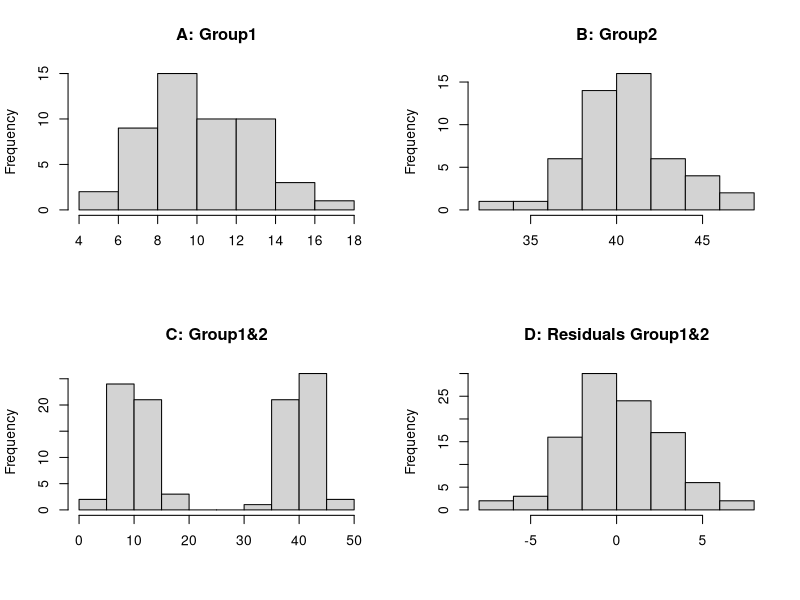
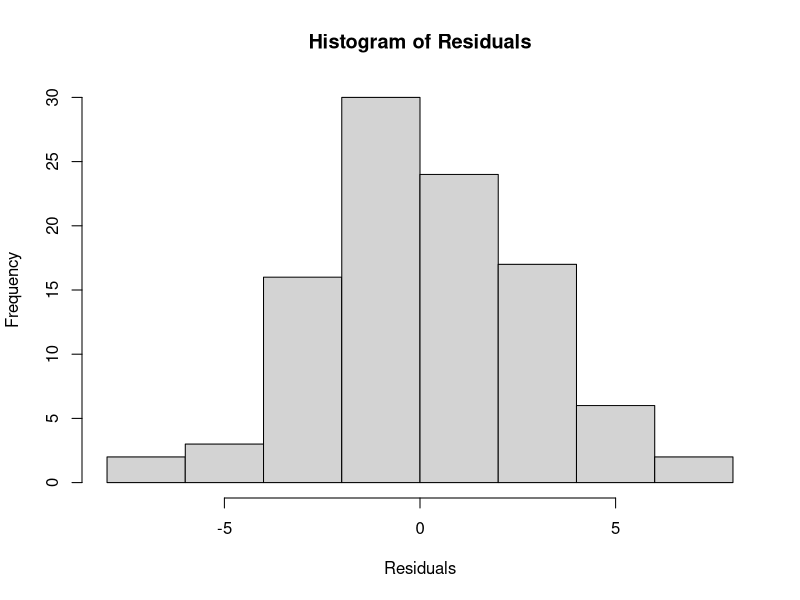
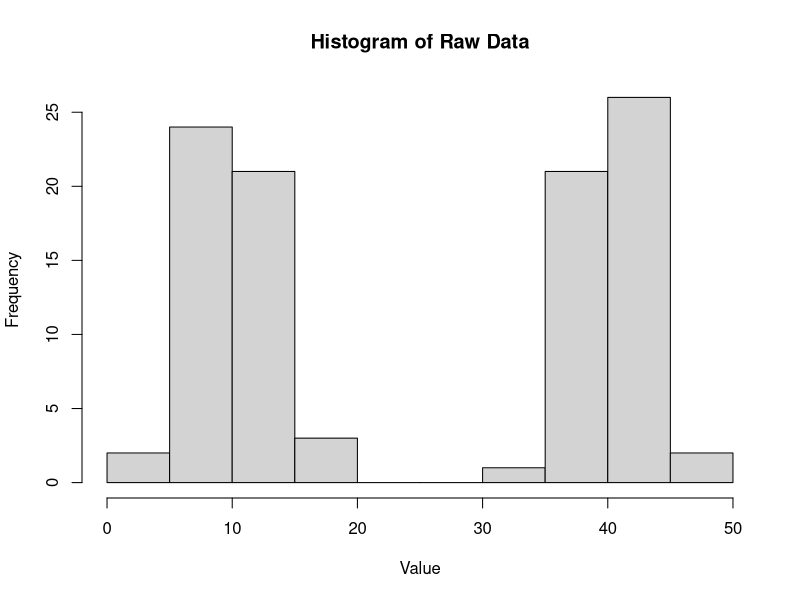
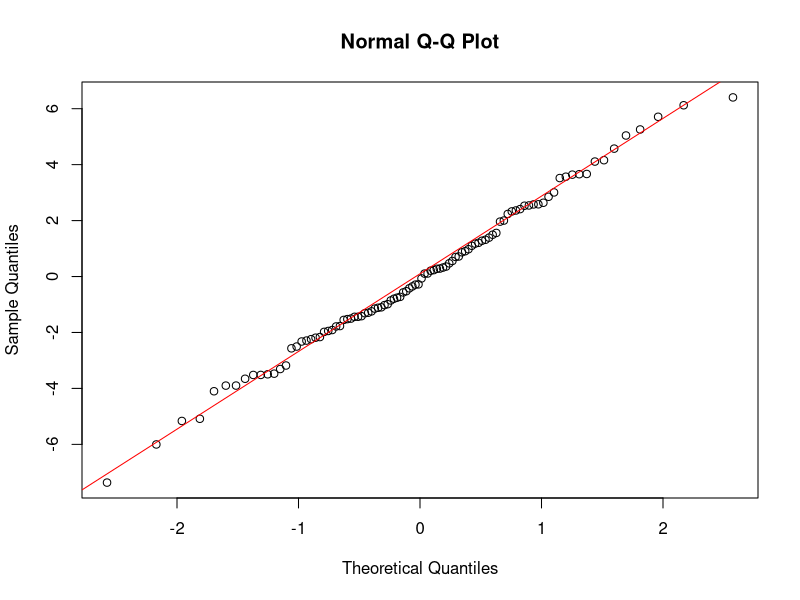
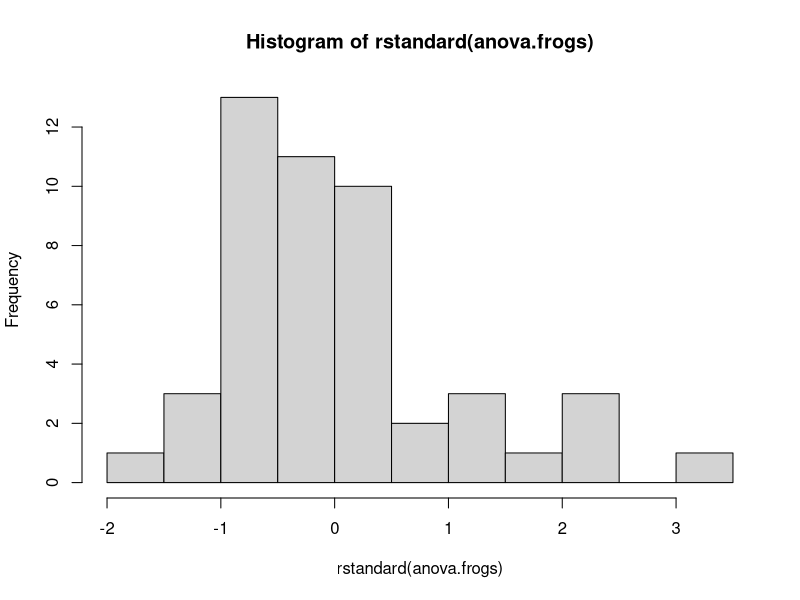
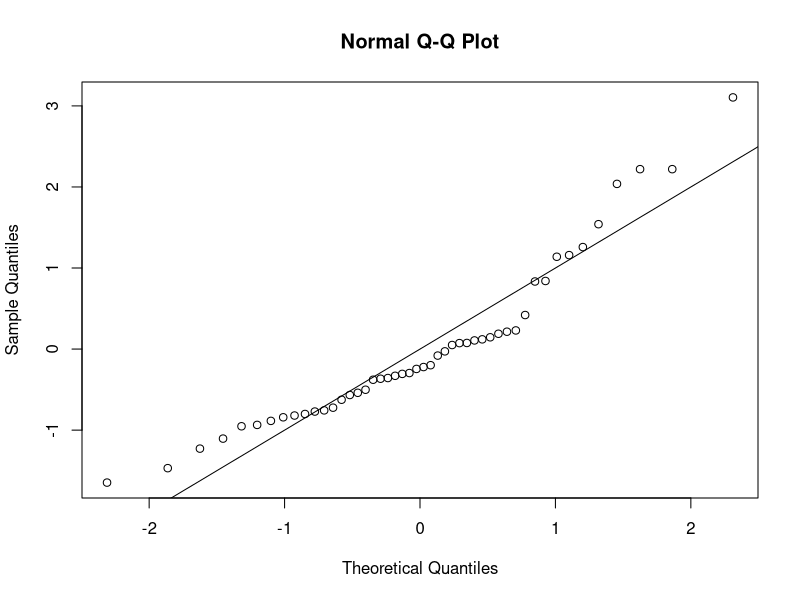
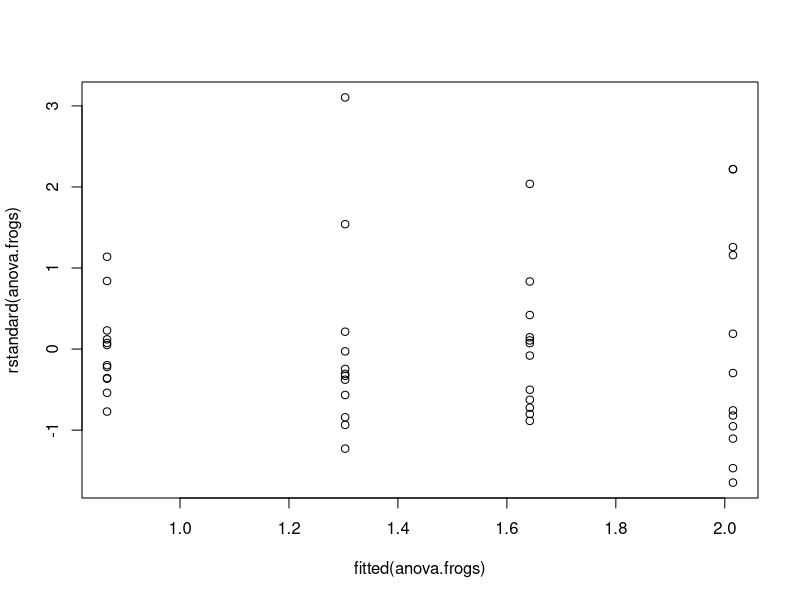
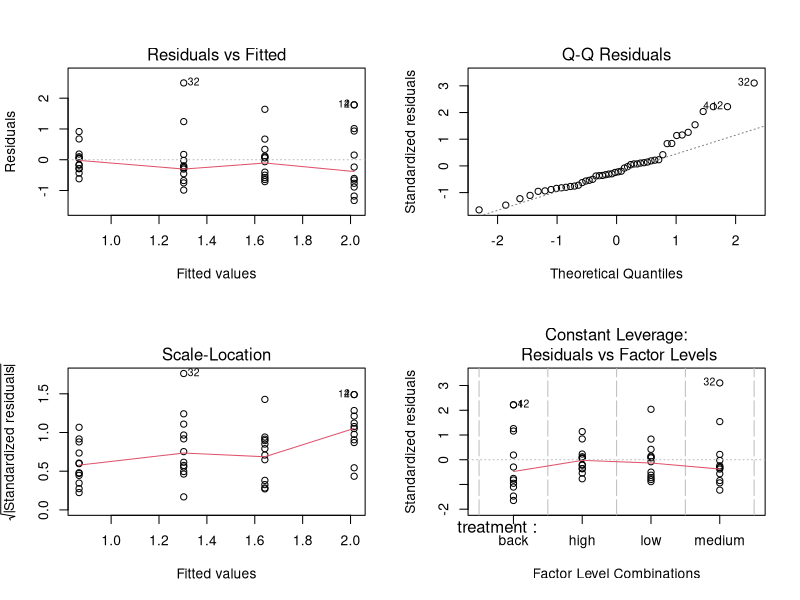

Source code (R) for these figures, in order:
## ---- chunk 1
knitr::opts_chunk$set(echo = TRUE)
## ---- chunk 2
set.seed(123)
group1 <- rnorm(n = 50, mean = 10, sd = 3)
group2 <- rnorm(n = 50, mean = 40, sd = 3)

par(mfrow = c(2, 2))
hist(group1, main = "A: Group1", xlab = "")
hist(group2, main = "B: Group2", xlab = "")
hist(c(group1, group2), main = "C: Group1&2", xlab = "")
hist(c(group1 - mean(group1), group2 - mean(group2)), main = "D: Residuals Group1&2", xlab = "")
par(mfrow = c(1, 1))
## ---- chunk 3
# Create a data frame
data <- data.frame(
  value = c(group1, group2),
  group = as.factor(rep(c("Group1", "Group2"), each = 50))
)
# Fit a one-way ANOVA model
anova_model <- aov(value ~ group, data = data)
# Extract residuals
residuals_anova <- residuals(anova_model)
# Plot histogram of residuals
hist(residuals_anova, main = "Histogram of Residuals", xlab = "Residuals")
## ---- chunk 4
# Plot histogram of raw data
hist(data$value, main = "Histogram of Raw Data", xlab = "Value")
## ---- chunk 5
# Q-Q plot of residuals
qqnorm(residuals_anova)
qqline(residuals_anova, col = "red")
## ---- chunk 6
frogs <- read.csv("data/frog_zinc_diversity.csv", header = TRUE)
str(frogs)
## ---- chunk 7
anova.frogs <- aov(shannon_diversity ~ treatment, data = frogs)
## ---- chunk 8
hist(rstandard(anova.frogs))
## ---- chunk 9
qqnorm(rstandard(anova.frogs))
abline(0, 1)
## ---- chunk 10
shapiro.test(rstandard(anova.frogs))
## ---- chunk 11
plot(fitted(anova.frogs), rstandard(anova.frogs))
## ---- chunk 12
bartlett.test(rstandard(anova.frogs) ~ frogs$treatment)
## ---- chunk 13
par(mfrow = c(2, 2))
plot(anova.frogs)
par(mfrow = c(1, 1))
## ---- chunk 14
par(mfrow = c(1, 2))
plot(anova.frogs, which = 1) # Residuals vs fitted values
plot(anova.frogs, which = 2) # Normal Q-Q plot
par(mfrow = c(1, 1))
## ---- chunk 15
anova.log.frogs <- aov(log(shannon_diversity) ~ treatment, data = frogs)

par(mfrow = c(1, 2))
plot(anova.log.frogs, which = 1) # Residuals vs fitted values
plot(anova.log.frogs, which = 2) # Normal Q-Q
par(mfrow = c(1, 1))
## ---- chunk 16
shapiro.test(rstandard(anova.log.frogs))
## ---- chunk 17
bartlett.test(rstandard(anova.log.frogs) ~ frogs$treatment)
## ---- chunk 18
summary(anova.log.frogs)
## ---- chunk 19
library(emmeans)
tukey.frogs <- emmeans(anova.log.frogs, pairwise ~ treatment)
tukey.frogs
## ---- chunk 20
plot(tukey.frogs, comparisons = TRUE)
## ---- chunk 21
set.seed(123)
n_groups <- 5
n_per_group <- 10
n_simulations <- 1000
alpha <- 0.05
family_wise_errors <- 0

for (i in 1:n_simulations) {
  data <- data.frame(
    value = rnorm(n_groups * n_per_group, mean = 0, sd = 1),
    group = as.factor(rep(1:n_groups, each = n_per_group))
  )

  anova_model <- aov(value ~ group, data = data)
  tukey_result <- TukeyHSD(anova_model)

  if (any(tukey_result$group[, "p adj"] < alpha)) {
    family_wise_errors <- family_wise_errors + 1
  }
}
family_wise_error_rate <- family_wise_errors / n_simulations
family_wise_error_rate
## ---- chunk 22
family_wise_errors_no_adjust <- 0
for (i in 1:n_simulations) {
  data <- data.frame(
    value = rnorm(n_groups * n_per_group, mean = 0, sd = 1),
    group = as.factor(rep(1:n_groups, each = n_per_group))
  )

  p_values <- c()
  for (j in 1:(n_groups - 1)) {
    for (k in (j + 1):n_groups) {
      t_test_result <- t.test(value ~ group, data = subset(data, group %in% c(j, k)))
      p_values <- c(p_values, t_test_result$p.value)
    }
  }

  if (any(p_values < alpha)) {
    family_wise_errors_no_adjust <- family_wise_errors_no_adjust + 1
  }
}
family_wise_error_rate_no_adjust <- family_wise_errors_no_adjust / n_simulations
family_wise_error_rate_no_adjust
## ---- chunk 23
set.seed(123)
n_groups <- 5
n_per_group <- 10
n_simulations <- 1000
alpha <- 0.05
true_effect_size <- 1
power_tukey <- 0
power_t_test <- 0
for (i in 1:n_simulations) {
  data <- data.frame(
    value = c(rnorm(n_per_group, mean = 0, sd = 1),
              rnorm(n_per_group, mean = true_effect_size, sd = 1),
              rnorm(n_per_group, mean = 0, sd = 1),
              rnorm(n_per_group, mean = 0, sd = 1),
              rnorm(n_per_group, mean = 0, sd = 1)),
    group = as.factor(rep(1:n_groups, each = n_per_group))
  )

  anova_model <- aov(value ~ group, data = data)
  tukey_result <- TukeyHSD(anova_model)

  if (tukey_result$group["2-1", "p adj"] < alpha) {
    power_tukey <- power_tukey + 1
  }

  t_test_result <- t.test(value ~ group, data = subset(data, group %in% c(1, 2)))
  if (t_test_result$p.value < alpha) {
    power_t_test <- power_t_test + 1
  }
}
power_tukey_rate <- power_tukey / n_simulations
power_t_test_rate <- power_t_test / n_simulations
## ---- chunk 24
# print results:
cat("Adjusted for family-rate errors using Tukey's test. Proportion correctly detected:", power_tukey_rate, "\n")
cat("Unadjusted t-tests. Proportion correctly detected:", power_t_test_rate, "\n")
